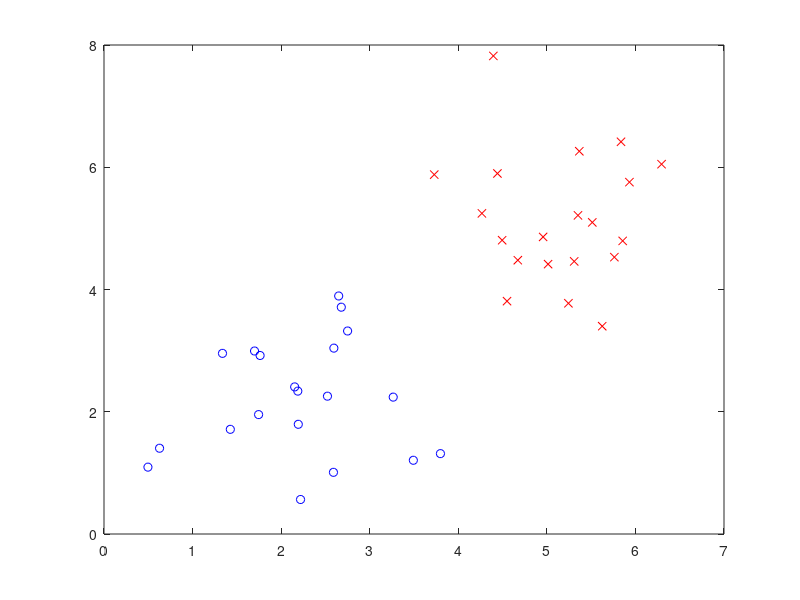

Write the MATLAB code that produced this figure. (Note: this script raises an error after producing the figure.)
%% Created by King Chung Ho (Johnny Ho) in 030515


%*****************************
% K-nearest neighbor (KNN) is an algorithm which classify an incoming new
% sample by looking into k nearest neighbors of the new sample. For example,
% in a problem of classifying whether an object is an apple or not based on 
% texture and color, if more % than 2 % out of 5 neightbors of the object is 
% apple, then the object will be classified as an apple. 

%****************************
% The flow of KNN is below:

% Step 1: Obtain training data (maybe do some preprocessing)
% Step 2: Define k. k is arbitrary. It can be tuned by cross-validation.
% Step 3: For a new sample, find the closest k-neighbors based on a
% distance measurement, e,g, a common one is nucliean distance.
% Step 4: Classify the new sample by getting the majority vote of
% k-neighbors.

% Note: in step 3, simple straight forward way to find the cloest neighbors
% is by calculating every pair of possible distance. However, a faster way
% to is use a data structure called kd-tree, speed: O(nlogn). In this
% example, I will demonstrate the straight forward way. It should not be
% difficult to extend the code to use kd-tre.

%% Step 1 Creating training data (random) for 2 clusters using gaussian distribution.
% Assuming there are two clusters with two dimenions

clear all;
clc;

% parameters
num_data = 20;
train_label = zeros(1,num_data*2);

% ###### cluster 1
% Define cluster
mean_1 = 2;
sigma_1 = 0.9;
x1 = normrnd(mean_1,sigma_1,[1 num_data]);
y1 = normrnd(mean_1,sigma_1,[1 num_data]);
cluster_1 = [x1 ; y1]';
% Define label
train_label(1:num_data) = 1;

% ##### cluster 2
% Define cluster
mean_2 = 5;
sigma_2 = 0.9;
x2 = normrnd(mean_2,sigma_2,[1 num_data]);
y2 = normrnd(mean_2,sigma_2,[1 num_data]);
cluster_2 = [x2 ; y2]';
% Define label
train_label(num_data+1:end) = 2;

% Plot 
plot(cluster_1(:,1),cluster_1(:,2),'bo',cluster_2(:,1),cluster_2(:,2),'rx');

%join two clusters
train_d = [cluster_1; cluster_2];
%% Step 2 Define k
k = 5;

%% Step 3 & Step 4
clc;
test_d = [5.5 2.5]; % test data
test_label = kchbox_knn(k,test_d,train_d,train_label);

%% plot the test point, assuming binary classification
hold on
plot(cluster_1(:,1),cluster_1(:,2),'bo',cluster_2(:,1),cluster_2(:,2),'rx');
if (test_label==1)
   h = plot(test_d(1),test_d(2),'b+');
else
   h = plot(test_d(1),test_d(2),'r+');    
end
set(h,'linewidth',3);
hold off

%% DONE!

